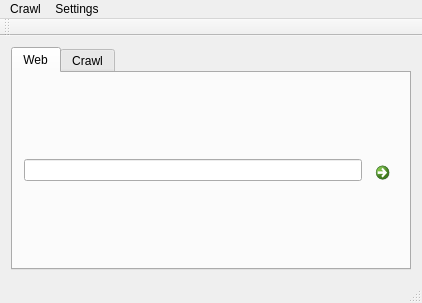
<?xml version="1.0" encoding="UTF-8"?>
<ui version="4.0">
 <class>MainWindow</class>
 <widget class="QMainWindow" name="MainWindow">
  <property name="geometry">
   <rect>
    <x>0</x>
    <y>0</y>
    <width>422</width>
    <height>303</height>
   </rect>
  </property>
  <property name="windowTitle">
   <string>MainWindow</string>
  </property>
  <widget class="QWidget" name="centralWidget">
   <layout class="QHBoxLayout" name="horizontalLayout">
    <item>
     <widget class="QTabWidget" name="tabs">
      <property name="currentIndex">
       <number>0</number>
      </property>
      <widget class="QWidget" name="webTab">
       <attribute name="title">
        <string>Web</string>
       </attribute>
       <layout class="QVBoxLayout" name="verticalLayout">
        <item>
         <layout class="QHBoxLayout" name="horizontalLayout_2">
          <item>
           <widget class="QLineEdit" name="addressBar"/>
          </item>
          <item>
           <widget class="QCommandLinkButton" name="goBtn">
            <property name="maximumSize">
             <size>
              <width>30</width>
              <height>30</height>
             </size>
            </property>
            <property name="text">
             <string/>
            </property>
           </widget>
          </item>
         </layout>
        </item>
        <item>
         <layout class="QVBoxLayout" name="webVertical"/>
        </item>
       </layout>
      </widget>
      <widget class="QWidget" name="crawlTab">
       <attribute name="title">
        <string>Crawl</string>
       </attribute>
       <layout class="QVBoxLayout" name="verticalLayout_2">
        <item>
         <layout class="QVBoxLayout" name="crawlVertical"/>
        </item>
       </layout>
      </widget>
     </widget>
    </item>
   </layout>
  </widget>
  <widget class="QMenuBar" name="menuBar">
   <property name="geometry">
    <rect>
     <x>0</x>
     <y>0</y>
     <width>422</width>
     <height>25</height>
    </rect>
   </property>
   <widget class="QMenu" name="menuCrawl">
    <property name="title">
     <string>Crawl</string>
    </property>
    <widget class="QMenu" name="menuStart_crawler">
     <property name="title">
      <string>Start crawler</string>
     </property>
     <addaction name="onThisPage"/>
     <addaction name="actionEnter_Url"/>
    </widget>
    <addaction name="menuStart_crawler"/>
   </widget>
   <widget class="QMenu" name="menuSettings">
    <property name="title">
     <string>Settings</string>
    </property>
    <addaction name="actionSave_Settings"/>
    <addaction name="actionReload_Settings"/>
   </widget>
   <addaction name="menuCrawl"/>
   <addaction name="menuSettings"/>
  </widget>
  <widget class="QToolBar" name="mainToolBar">
   <attribute name="toolBarArea">
    <enum>TopToolBarArea</enum>
   </attribute>
   <attribute name="toolBarBreak">
    <bool>false</bool>
   </attribute>
  </widget>
  <widget class="QStatusBar" name="statusBar"/>
  <action name="onThisPage">
   <property name="text">
    <string>From Account File</string>
   </property>
  </action>
  <action name="actionEnter_Url">
   <property name="text">
    <string>EnterUrl</string>
   </property>
  </action>
  <action name="actionSave_Settings">
   <property name="text">
    <string>Save Settings</string>
   </property>
  </action>
  <action name="actionProxy">
   <property name="text">
    <string>Proxy</string>
   </property>
  </action>
  <action name="actionReload_Settings">
   <property name="text">
    <string>Reload Settings</string>
   </property>
  </action>
 </widget>
 <layoutdefault spacing="6" margin="11"/>
 <resources/>
 <connections/>
</ui>
